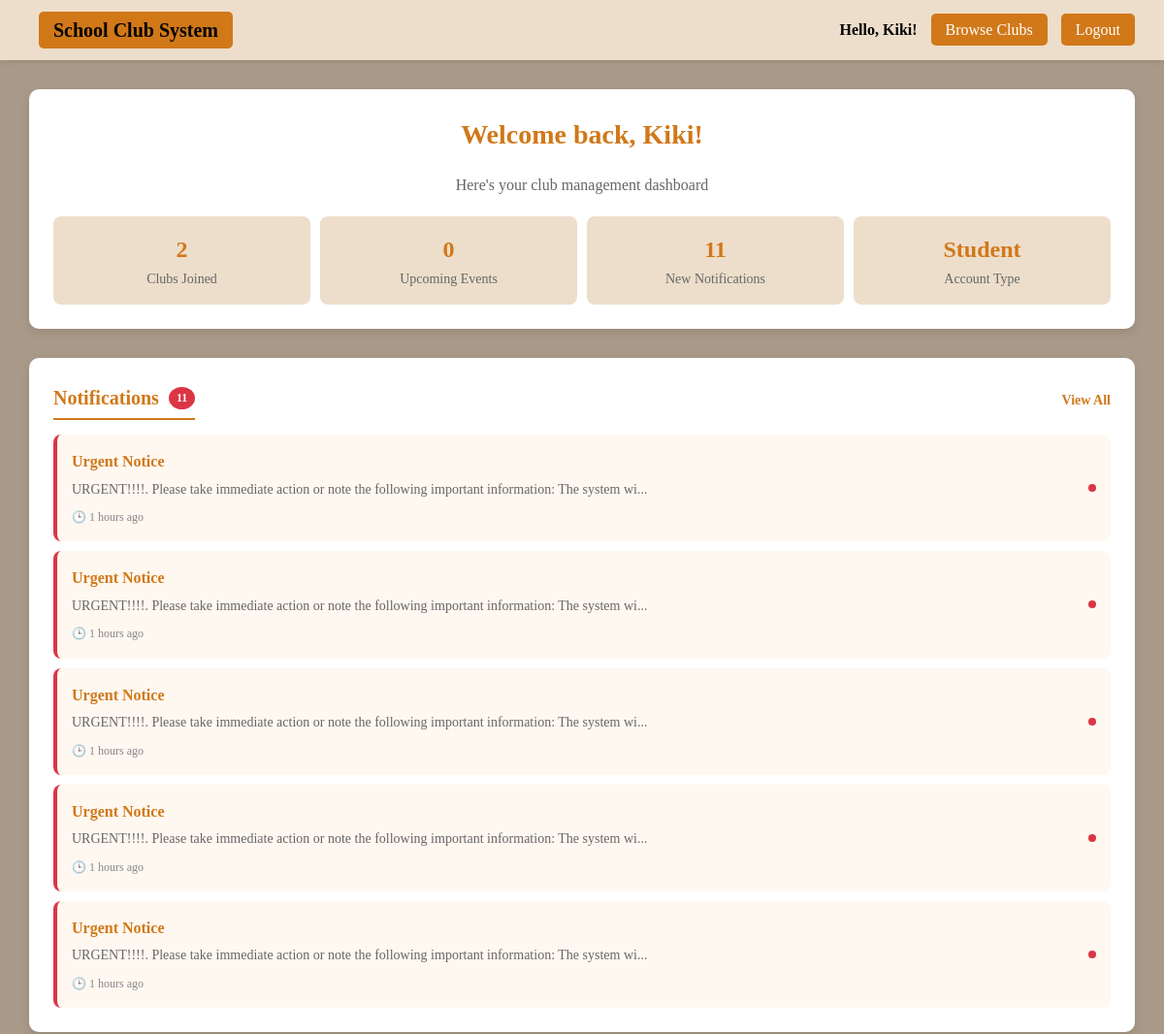
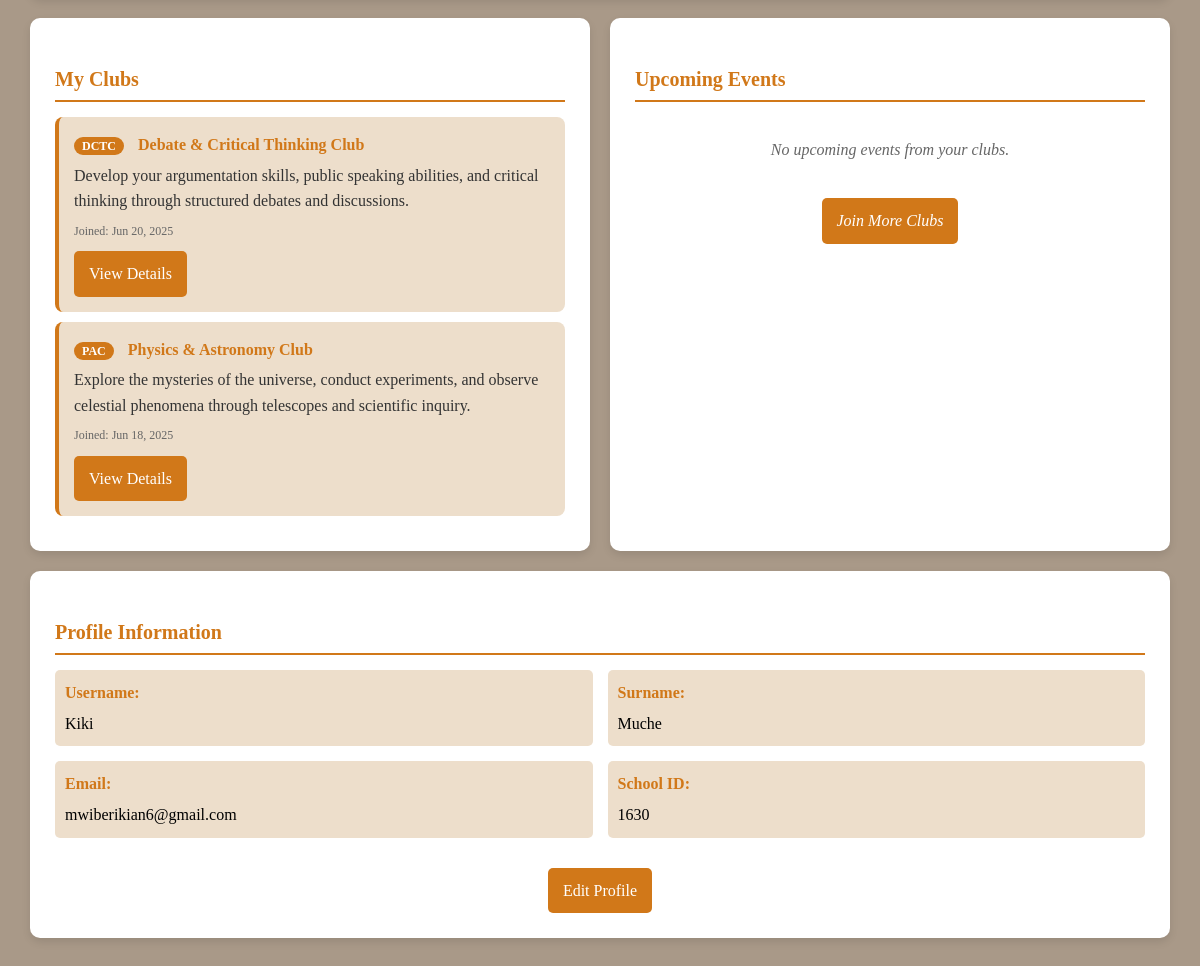
The page /student_dashboard.php (signed in) on the database its author committed (2 pictures, top to bottom).
### tables this page shows
CREATE TABLE `users` (
  `id` int(11) NOT NULL,
  `username` varchar(50) NOT NULL,
  `surname` varchar(100) DEFAULT NULL,
  `email` varchar(100) NOT NULL,
  `school_id` varchar(50) NOT NULL,
  `password` varchar(255) NOT NULL,
  `role` enum('student','club_manager','admin') DEFAULT 'student',
  `created_at` timestamp NOT NULL DEFAULT current_timestamp()
);

CREATE TABLE `memberships` (
  `id` int(11) NOT NULL,
  `user_id` int(11) NOT NULL,
  `club_id` int(11) NOT NULL,
  `status` enum('pending','approved','rejected') DEFAULT 'pending',
  `joined_at` timestamp NOT NULL DEFAULT current_timestamp()
);

CREATE TABLE `clubs` (
  `id` int(11) NOT NULL,
  `patron_id` int(11) NOT NULL,
  `name` varchar(100) NOT NULL,
  `initials` varchar(10) NOT NULL,
  `description` text DEFAULT NULL,
  `created_by` int(11) DEFAULT NULL,
  `created_at` timestamp NOT NULL DEFAULT current_timestamp()
);

### notifications_functions.php (called while the page is built, shortened)
<?php
function getUserNotifications($mysqli, $user_id, $limit = 10, $unread_only = false) {
    $unread_condition = $unread_only ? "AND un.is_read = 0" : "";
    $query = "SELECT
                n.id,
                n.title,
                n.message,
                n.type,
                n.created_at,
                n.expires_at,
                un.is_read,
                un.read_at,
                c.name as club_name,
                u.username as created_by_name
              FROM notifications n
              JOIN user_notifications un ON n.id = un.notification_id
              LEFT JOIN clubs c ON n.club_id = c.id
              LEFT JOIN users u ON n.created_by = u.id
              WHERE un.user_id = ?
                AND n.is_active = 1
                AND (n.expires_at IS NULL OR n.expires_at > NOW())
                $unread_condition
              ORDER BY n.created_at DESC
              LIMIT ?";
    $stmt = $mysqli->prepare($query);
    $stmt->bind_param("ii", $user_id, $limit);
    $stmt->execute();
    $result = $stmt->get_result();
    return $result ? $result->fetch_all(MYSQLI_ASSOC) : [];
}
function getUnreadNotificationCount($mysqli, $user_id) {
    $query = "SELECT COUNT(*) as count
              FROM user_notifications un
              JOIN notifications n ON un.notification_id = n.id
              WHERE un.user_id = ?
                AND un.is_read = 0
                AND n.is_active = 1
                AND (n.expires_at IS NULL OR n.expires_at > NOW())";
    $stmt = $mysqli->prepare($query);
    $stmt->bind_param("i", $user_id);
    $stmt->execute();
    $result = $stmt->get_result();
    $row = $result->fetch_assoc();
    return $row ? (int)$row['count'] : 0;
}
function timeAgo($datetime) {
    $time = time() - strtotime($datetime);
    if ($time < 86400) return floor($time/3600) . ' hours ago';
    return floor($time/31536000) . ' years ago';
}
?>

### student_dashboard.php (the view, shortened to what this page needs)
<?php
$conn = new mysqli("localhost", "root", "", "ics_project");
$user_id = $_SESSION['user_id'];
$username = $_SESSION['username'];
require_once 'notifications_functions.php';
$clubs_stmt = $conn->prepare("
    SELECT c.id, c.name, c.initials, c.description, m.joined_at
    FROM clubs c
    JOIN memberships m ON c.id = m.club_id
    WHERE m.user_id = ?
    ORDER BY m.joined_at DESC
");
$clubs_stmt->bind_param("i", $user_id);
$clubs_stmt->execute();
$clubs_result = $clubs_stmt->get_result();
$clubs_data = [];
while($club = $clubs_result->fetch_assoc()) {
    $clubs_data[] = $club;
}
$events_data = [];
$profile_stmt = $conn->prepare("SELECT username, surname, email, school_id, role FROM users WHERE id = ?");
$profile_stmt->bind_param("i", $user_id);
$profile_stmt->execute();
$profile_result = $profile_stmt->get_result();
$user_profile = $profile_result->fetch_assoc();
$notifications = getUserNotifications($conn, $user_id, 5);
$unread_count = getUnreadNotificationCount($conn, $user_id);
$clubs_count = count($clubs_data);
$events_count = count($events_data);
?>
<!DOCTYPE html>
<html>
<head>
</head>
<body>
<div class="navbar">
    <div class="logo">
        <a href="home.php" style="color: black; text-decoration: none;">School Club System</a>
    </div>
    <div>
        <span style="color:black; font-weight:bold;">Hello, <?php echo htmlspecialchars($username); ?>!</span>
        <a href="home.php">Browse Clubs</a>
        <a href="logout.php">Logout</a>
    </div>
</div>
<div class="dashboard-content">
    <div class="welcome-header">
        <h1>Welcome back, <?php echo htmlspecialchars($username); ?>!</h1>
        <p class="welcome-subtitle">Here's your club management dashboard</p>
        <div class="stats-row">
            <div class="stat-item">
                <div class="stat-number"><?php echo $clubs_count; ?></div>
                <div class="stat-label">Clubs Joined</div>
            </div>
            <div class="stat-item">
                <div class="stat-number"><?php echo $events_count; ?></div>
                <div class="stat-label">Upcoming Events</div>
            </div>
            <div class="stat-item">
                <div class="stat-number"><?php echo $unread_count; ?></div>
                <div class="stat-label">New Notifications</div>
            </div>
            <div class="stat-item">
                <div class="stat-number"><?php echo ucfirst($user_profile['role']); ?></div>
                <div class="stat-label">Account Type</div>
            </div>
        </div>
    </div>
    <div class="notifications-section">
        <div class="notifications-header">
            <h3>Notifications
                <?php if ($unread_count > 0): ?>
                    <span class="unread-badge"><?php echo $unread_count; ?></span>
                <?php endif; ?>
            </h3>
            <a href="notifications.php" class="view-all-link">View All</a>
        </div>
        <?php if (empty($notifications)): ?>
            <div class="no-notifications">
                📭 No notifications at this time.
            </div>
        <?php else: ?>
            <div class="notifications-list">
                <?php foreach ($notifications as $notification): ?>
                    <?php
                    $read_class = $notification['is_read'] ? 'read' : 'unread';
                    $time_ago = timeAgo($notification['created_at']);
                    ?>
                    <div class="notification-item <?php echo $read_class; ?>"
                         data-notification-id="<?php echo $notification['id']; ?>"
                         onclick="markAsRead(<?php echo $notification['id']; ?>)">
                        <div class="notification-content">
                            <div class="notification-title"><?php echo htmlspecialchars($notification['title']); ?></div>
                            <div class="notification-message">
                                <?php echo htmlspecialchars(substr($notification['message'], 0, 100)); ?>...
                            </div>
                            <div class="notification-meta">
                                <span class="time-ago">🕒 <?php echo $time_ago; ?></span>
                            </div>
                        </div>
                        <?php if (!$notification['is_read']): ?>
                            <div class="unread-indicator"></div>
                        <?php endif; ?>
                    </div>
                <?php endforeach; ?>
            </div>
        <?php endif; ?>
    </div>
    <div class="dashboard-grid">
        <div class="dashboard-section">
            <h3 class="section-title">My Clubs</h3>
            <?php if ($clubs_count > 0): ?>
                <?php foreach($clubs_data as $club): ?>
                    <div class="club-item">
                        <div class="club-name">
                            <span class="club-initials"><?php echo htmlspecialchars($club['initials']); ?></span>
                            <?php echo htmlspecialchars($club['name']); ?>
                        </div>
                        <div style="margin-bottom: 8px; color: #333;">
                            <?php echo htmlspecialchars($club['description']); ?>
                        </div>
                        <div class="club-joined">
                            Joined: <?php echo date('M j, Y', strtotime($club['joined_at'])); ?>
                        </div>
                        <a href="club_details.php?id=<?php echo $club['id']; ?>" class="btn">View Details</a>
                    </div>
                <?php endforeach; ?>
            <?php endif; ?>
        </div>
        <div class="dashboard-section">
            <h3 class="section-title">Upcoming Events</h3>
            <?php if ($events_count > 0): ?>
                <?php foreach($events_data as $event): ?>
                    <div class="event-item">
                        <div class="event-title"><?php echo htmlspecialchars($event['title']); ?></div>
                        <div class="event-club">
                            From: <?php echo htmlspecialchars($event['club_name']); ?>
                        </div>
                        <?php if (!empty($event['description'])): ?>
                            <div style="margin-bottom: 8px; color: #333; font-size: 14px;">
                                <?php echo htmlspecialchars($event['description']); ?>
                            </div>
                        <?php endif; ?>
                        <div class="event-date">
                            <?php
                            if ($event['event_date']) {
                                echo date('M j, Y', strtotime($event['event_date']));
                            } else {
                                echo "Date TBD";
                            }
                            ?>
                        </div>
                        <a href="club_details.php?id=<?php echo $event['club_id']; ?>" class="btn">View Club</a>
                    </div>
                <?php endforeach; ?>
            <?php else: ?>
                <div class="no-content">
                    No upcoming events from your clubs.
                    <br><br>
                    <a href="home.php" class="btn">Join More Clubs</a>
                </div>
            <?php endif; ?>
        </div>
    </div>
    <div class="dashboard-section">
        <h3 class="section-title">Profile Information</h3>
        <div class="profile-info">
            <div class="profile-field">
                <span class="profile-label">Username:</span>
                <?php echo htmlspecialchars($user_profile['username']); ?>
            </div>
            <div class="profile-field">
                <span class="profile-label">Surname:</span>
                <?php echo htmlspecialchars($user_profile['surname'] ?? 'Not provided'); ?>
            </div>
            <div class="profile-field">
                <span class="profile-label">Email:</span>
                <?php echo htmlspecialchars($user_profile['email']); ?>
            </div>
            <div class="profile-field">
                <span class="profile-label">School ID:</span>
                <?php echo htmlspecialchars($user_profile['school_id'] ?? 'Not provided'); ?>
            </div>
        </div>
        <div style="text-align: center; margin-top: 20px;">
            <a href="profile.php" class="btn">Edit Profile</a>
        </div>
    </div>
</div>
</body>
</html>

### student_dashboard.php (style rules this page uses)
body { font-family: 'Times New Roman', Times, serif; margin: 0; padding: 0; background-color: rgb(169, 153, 136); line-height: 1.6; }
.navbar { background-color: rgb(237, 222, 203); padding: 15px 30px; display: flex; justify-content: space-between; align-items: center; box-shadow: 0 2px 5px rgba(0,0,0,0.1); }
.navbar .logo { font-size: 20px; font-weight: bold; color: black; }
.navbar a { background-color: rgb(209, 120, 25); color: #fff; padding: 8px 15px; text-decoration: none; border-radius: 5px; margin-left: 10px; transition: background-color 0.3s ease, transform 0.3s ease; }
.dashboard-content { padding: 30px; max-width: 1200px; margin: 0 auto; }
.welcome-header { background-color: #fff; padding: 25px; border-radius: 10px; margin-bottom: 30px; box-shadow: 0 4px 8px rgba(0,0,0,0.1); text-align: center; }
.welcome-header h1 { color: rgb(209, 120, 25); margin: 0 0 10px 0; font-size: 28px; }
.welcome-subtitle { color: #666; font-size: 16px; }
.dashboard-grid { display: grid; grid-template-columns: 1fr 1fr; gap: 20px; margin-bottom: 20px; }
.dashboard-section { background-color: #fff; padding: 25px; border-radius: 10px; box-shadow: 0 4px 8px rgba(0,0,0,0.1); }
.section-title { color: rgb(209, 120, 25); font-size: 20px; margin-bottom: 15px; border-bottom: 2px solid rgb(209, 120, 25); padding-bottom: 5px; }
.club-item { background-color: rgb(237, 222, 203); padding: 15px; margin-bottom: 10px; border-radius: 8px; border-left: 4px solid rgb(209, 120, 25); transition: transform 0.2s ease; }
.club-name { font-weight: bold; color: rgb(209, 120, 25); margin-bottom: 5px; }
.club-initials { background-color: rgb(209, 120, 25); color: white; padding: 2px 8px; border-radius: 12px; font-size: 12px; margin-right: 10px; }
.club-joined { color: #666; font-size: 12px; }
.no-content { text-align: center; color: #666; font-style: italic; padding: 20px; }
.profile-info { display: grid; grid-template-columns: 1fr 1fr; gap: 15px; }
.profile-field { padding: 10px; background-color: rgb(237, 222, 203); border-radius: 5px; }
.profile-label { font-weight: bold; color: rgb(209, 120, 25); display: block; margin-bottom: 5px; }
.stats-row { display: grid; grid-template-columns: repeat(4, 1fr); gap: 10px; text-align: center; margin-top: 20px; }
.stat-item { background-color: rgb(237, 222, 203); padding: 15px; border-radius: 8px; transition: transform 0.2s ease; }
.stat-number { font-size: 24px; font-weight: bold; color: rgb(209, 120, 25); }
.stat-label { color: #666; font-size: 14px; }
.btn { background-color: rgb(209, 120, 25); color: white; padding: 10px 15px; text-decoration: none; border-radius: 5px; display: inline-block; margin-top: 10px; transition: background-color 0.3s ease; }
.notifications-section { background: #fff; border-radius: 10px; padding: 25px; box-shadow: 0 4px 8px rgba(0,0,0,0.1); margin-bottom: 20px; }
.notifications-header { display: flex; justify-content: space-between; align-items: center; margin-bottom: 15px; }
.notifications-header h3 { color: rgb(209, 120, 25); font-size: 20px; margin: 0; display: flex; align-items: center; gap: 10px; border-bottom: 2px solid rgb(209, 120, 25); padding-bottom: 5px; }
.unread-badge { background: #dc3545; color: white; border-radius: 50%; padding: 2px 8px; font-size: 12px; font-weight: bold; animation: pulse 2s infinite; }
.notifications-list { display: flex; flex-direction: column; gap: 10px; }
.notification-item { background: rgb(237, 222, 203); border-radius: 8px; padding: 15px; border-left: 4px solid rgb(209, 120, 25); cursor: pointer; transition: all 0.3s ease; position: relative; display: flex; justify-content: space-between; align-items: center; }
.notification-item.unread { border-left-color: #dc3545; background: rgb(255, 248, 240); }
.notification-content { flex: 1; }
.notification-title { font-weight: 600; color: rgb(209, 120, 25); margin-bottom: 5px; }
.notification-message { color: #666; font-size: 14px; margin-bottom: 8px; }
.notification-meta { display: flex; gap: 15px; font-size: 12px; color: #888; }
.unread-indicator { width: 8px; height: 8px; background: #dc3545; border-radius: 50%; margin-left: 10px; }
.view-all-link { color: rgb(209, 120, 25); text-decoration: none; font-size: 14px; font-weight: bold; }

### rows shown on the page
users: role "Student", username "Kiki", surname "Muche", email "mwiberikian6@gmail.com", school "1630"
memberships: club.initials "DCTC", club.name "Debate & Critical Thinking Club", club.description "Develop your argumentation skills, public speaking abilities, and critical thinking through structured debates and discussions.", joined_at "Jun 20, 2025"
memberships: club.initials "PAC", club.name "Physics & Astronomy Club", club.description "Explore the mysteries of the universe, conduct experiments, and observe celestial phenomena through telescopes and scientific inquiry.", joined_at "Jun 18, 2025"

### other values the page prints
$username "Kiki"
$clubs_count "2"
$events_count "0"
$unread_count "11"
$notification['title'] "Urgent Notice"
substr($notification['message'], 0, 100) "URGENT!!!!. Please take immediate action or note the following important information: The system wi"
$time_ago "1 hours ago"
